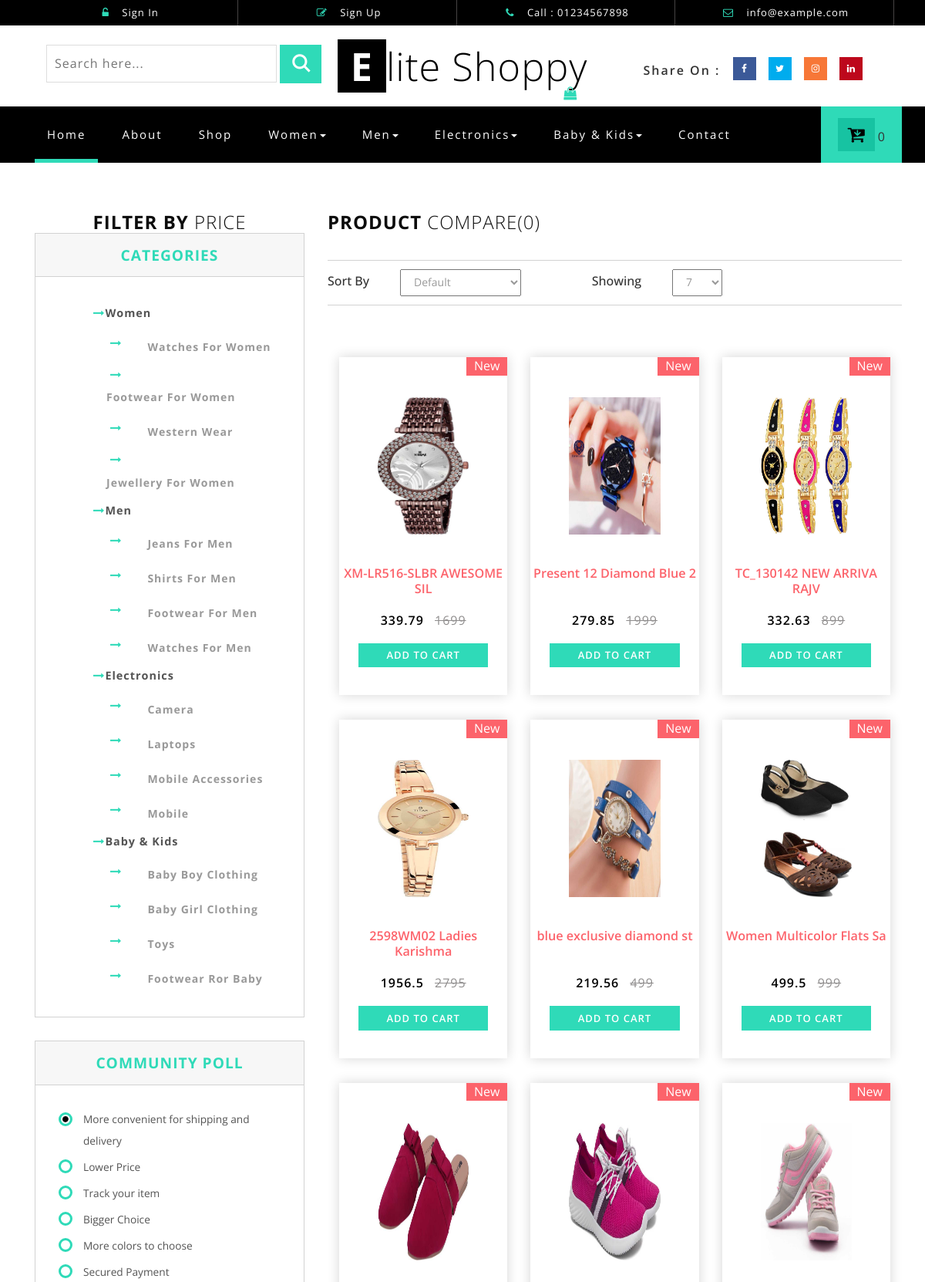
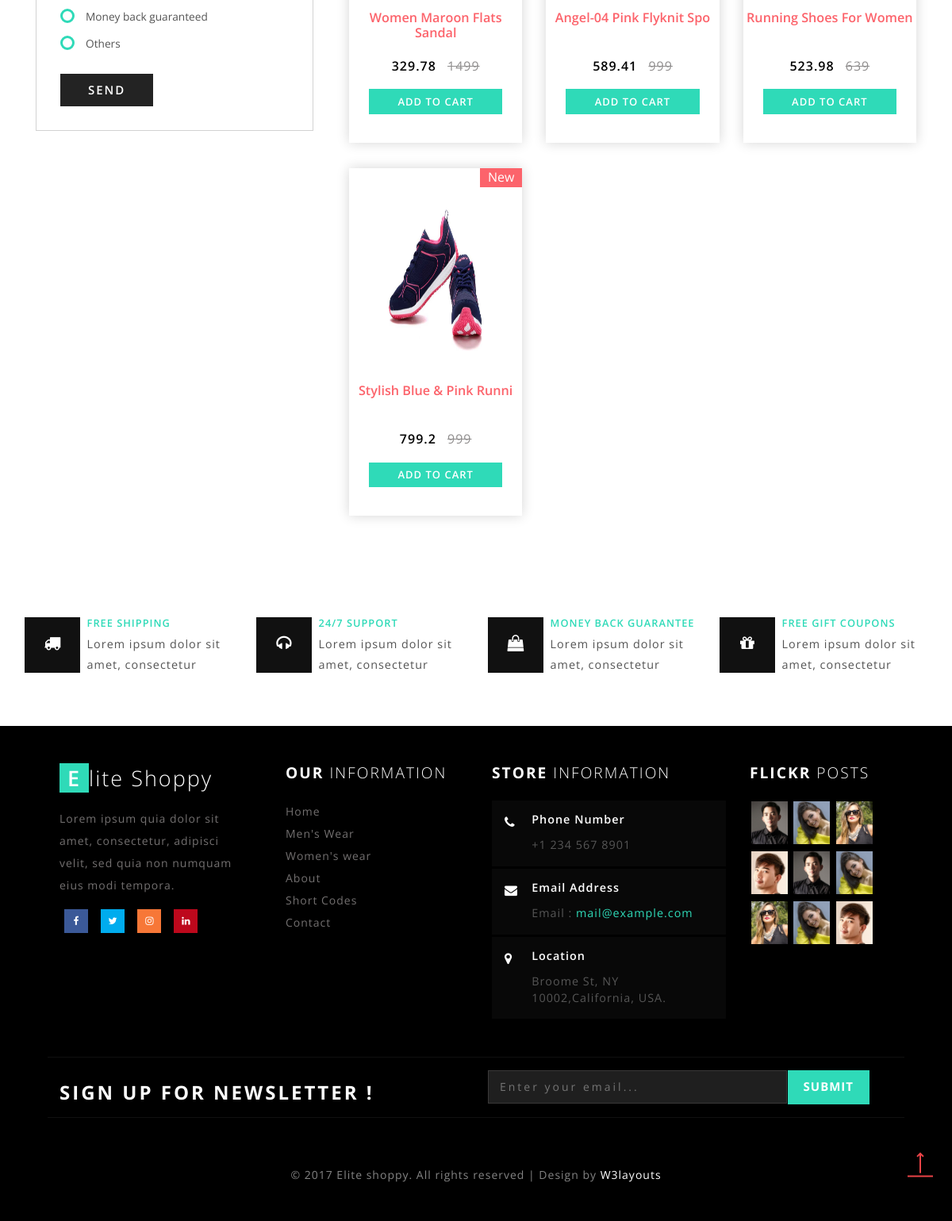
Screenshot of /index.php/welcome/search with the database file from the repository (2 pictures, top to bottom).
### tables this page shows
CREATE TABLE IF NOT EXISTS `category` (
  `cat_id` int(11) NOT NULL AUTO_INCREMENT,
  `name` varchar(20) NOT NULL,
  `image` text NOT NULL,
  PRIMARY KEY (`cat_id`)
);

CREATE TABLE IF NOT EXISTS `sub_category` (
  `sub_category_id` int(11) NOT NULL AUTO_INCREMENT,
  `cat_id` int(11) NOT NULL,
  `Name` varchar(25) NOT NULL,
  PRIMARY KEY (`sub_category_id`)
);

CREATE TABLE IF NOT EXISTS `product` (
  `product_id` int(11) NOT NULL AUTO_INCREMENT,
  `product_number` varchar(8) NOT NULL,
  `type_id` int(11) NOT NULL,
  `name` varchar(25) NOT NULL,
  `cat_id` int(11) NOT NULL,
  `subcat_id` int(11) NOT NULL,
  `image` text NOT NULL,
  `simage` text NOT NULL,
  `price` varchar(6) NOT NULL,
  `discount` varchar(6) NOT NULL,
  `discount_price` varchar(6) NOT NULL,
  `sell_price` varchar(6) NOT NULL,
  `stoke` varchar(6) NOT NULL,
  `description` text NOT NULL,
  `short_description` text NOT NULL,
  `date` date NOT NULL,
  PRIMARY KEY (`product_id`)
);

### application/controllers/Welcome.php (called while the page is built, shortened)
<?php
class Welcome extends CI_Controller {
		function search()
		{
			$data1=$_REQUEST['search'];
			$data['allsearchdata']=$this->dbheader->GetAllSearchData($data1);
		    $this->load->view('user/header');
			$this->load->view('user/search',$data);
			$this->load->view('user/footer');
		}
}

### index.php (called while the page is built, shortened)
<?php
require_once BASEPATH.'core/CodeIgniter.php';

### application/models/dbheader.php (called while the page is built, shortened)
<?php
class dbheader extends CI_Model
{
	function GetAllCatData()
	{
		$sql=$this->db->get('category');
		return $sql->result();
	}
	function getallcartdata($user)
	{
		$this->db->where('Email',$user);
		$sql=$this->db->get('cart');
		return $sql->num_rows();
	}
	function GetAllSearchData($data2)
	{
		$this->db->like('product_number',$data2);
		$this->db->or_like('name',$data2);
		$sql=$this->db->get('product');
		return $sql->result();
	}
}
?>

### application/models/user/dbproduct.php (called while the page is built, shortened)
<?php
class dbproduct extends CI_Model
{
	function Getallcatdata()
	{
		$sql=$this->db->get('category');
			return $sql->result();
	}
	function GetAllSubCat($id)
	{
		$sql=$this->db->query("select *from sub_category where cat_id='$id' ");
		return $sql->result();
	}
}
?>

### application/views/user/search.php (the view, shortened to what this page needs)
<!DOCTYPE html>
<html>
<head>
<link href="<?php echo base_url();?>css/user_css/bootstrap.css" rel="stylesheet" type="text/css" media="all" />
<link href="<?php echo base_url();?>css/user_css/style.css" rel="stylesheet" type="text/css" media="all" />
<link href="<?php echo base_url();?>css/user_css/font-awesome.css" rel="stylesheet">
<link href="<?php echo base_url();?>css/user_css/easy-responsive-tabs.css" rel='stylesheet' type='text/css'/>
</head>
<body>
	<div class="banner-bootom-w3-agileits">
	<div class="container">
		<div class="col-md-4 products-left">
			<div class="filter-price">
				<h3>Filter By <span>Price</span></h3>
			</div>
			<div class="css-treeview">
				<h4>Categories</h4>
				<ul class="tree-list-pad">
                <?php
				  $AllCatData=$this->dbproduct->Getallcatdata();
				  foreach($AllCatData as $row)
				  {
					  $GetSubCat=$this->dbproduct->GetAllSubCat($row->cat_id);
					  ?>
					<li><input type="checkbox" checked="checked" id="item-0" /><label for="item-0"><i class="fa fa-long-arrow-right" aria-hidden="true"></i><?php echo $row->name;?></label>
						<ul>
                        <?php
						  foreach($GetSubCat as $sub)
						  {
							  ?>
							<li><input type="checkbox" id="item-0-0" /><label for="item-0-0"><i class="fa fa-long-arrow-right" aria-hidden="true"></i><a href="<?php echo base_url();?>index.php/user/product/getcatsubcat/<?php echo $sub->cat_id;?>/<?php echo $sub->sub_category_id?>"><?php echo $sub->Name;?></a></label>
							</li>
							<?php
						  }
							?>
						</ul>
					</li>
					<?php
				  }
					?>
				</ul>
			</div>
			<div class="community-poll">
				<h4>Community Poll</h4>
				<div class="swit form">
					<form>
					<div class="check_box"> <div class="radio"> <label><input type="radio" name="radio" checked=""><i></i>More convenient for shipping and delivery</label> </div></div>
					<div class="check_box"> <div class="radio"> <label><input type="radio" name="radio"><i></i>Lower Price</label> </div></div>
					<div class="check_box"> <div class="radio"> <label><input type="radio" name="radio"><i></i>Track your item</label> </div></div>
					<div class="check_box"> <div class="radio"> <label><input type="radio" name="radio"><i></i>Bigger Choice</label> </div></div>
					<div class="check_box"> <div class="radio"> <label><input type="radio" name="radio"><i></i>More colors to choose</label> </div></div>
					<div class="check_box"> <div class="radio"> <label><input type="radio" name="radio"><i></i>Secured Payment</label> </div></div>
					<div class="check_box"> <div class="radio"> <label><input type="radio" name="radio"><i></i>Money back guaranteed</label> </div></div>
					<div class="check_box"> <div class="radio"> <label><input type="radio" name="radio"><i></i>Others</label> </div></div>
					<input type="submit" value="SEND">
					</form>
				</div>
			</div>
		</div>
		<div class="col-md-8 products-right">
			<h5>Product <span>Compare(0)</span></h5>
			<div class="sort-grid">
				<div class="sorting">
					<h6>Sort By</h6>
					<select id="country1" onchange="change_country(this.value)" class="frm-field required sect">
						<option value="null">Default</option>
					</select>
				</div>
				<div class="sorting">
					<h6>Showing</h6>
					<select id="country2" onchange="change_country(this.value)" class="frm-field required sect">
						<option value="null">7</option>
					</select>
					<div class="clearfix"></div>
				</div>
				<div class="clearfix"></div>
			</div>
                   <?php
				   if($allsearchdata)
				   {
foreach($allsearchdata as $row)
 {
?>
<div class="col-md-4 product-men">
								<div class="men-pro-item simpleCart_shelfItem">
									<div class="men-thumb-item">
										<img src="<?php echo base_url();?>upload_img/product/<?php echo $row->image;?>" alt="" class="pro-image-front" style="height:250px !important">
											<span class="product-new-top">New</span>
									</div>
									<div class="item-info-product ">
										<h4><a href="<?php echo base_url();?>index.php/user/product/pro_details/<?php echo $row->product_id;?>"><?php echo $row->name?></a></h4>
										<div class="info-product-price">
											<span class="item_price"><?php echo $row->sell_price ?></span>
											<del><?php echo $row->price ?></del>
										</div>
										<div class="snipcart-details top_brand_home_details item_add single-item hvr-outline-out button2">
															<form  method="post">
																<fieldset>
                    <input type="submit" name="submit" value="Add to cart" class="button" onclick="alert(your Item Successfully in cart)"/>
																</fieldset>
															</form>
														</div>
									</div>
								</div>
                                </div>
                                <?php
 }
				   }
				   else
				   {
					   echo "Data Not Found !!!";
				   }
 ?>
				<div class="clearfix"></div>
		</div>
		<div class="clearfix"></div>
	</div>
</div>
<div class="coupons">
		<div class="coupons-grids text-center">
			<div class="w3layouts_mail_grid">
				<div class="col-md-3 w3layouts_mail_grid_left">
					<div class="w3layouts_mail_grid_left1 hvr-radial-out">
						<i class="fa fa-truck" aria-hidden="true"></i>
					</div>
					<div class="w3layouts_mail_grid_left2">
						<h3>FREE SHIPPING</h3>
						<p>Lorem ipsum dolor sit amet, consectetur</p>
					</div>
				</div>
				<div class="col-md-3 w3layouts_mail_grid_left">
					<div class="w3layouts_mail_grid_left1 hvr-radial-out">
						<i class="fa fa-headphones" aria-hidden="true"></i>
					</div>
					<div class="w3layouts_mail_grid_left2">
						<h3>24/7 SUPPORT</h3>
						<p>Lorem ipsum dolor sit amet, consectetur</p>
					</div>
				</div>
				<div class="col-md-3 w3layouts_mail_grid_left">
					<div class="w3layouts_mail_grid_left1 hvr-radial-out">
						<i class="fa fa-shopping-bag" aria-hidden="true"></i>
					</div>
					<div class="w3layouts_mail_grid_left2">
						<h3>MONEY BACK GUARANTEE</h3>
						<p>Lorem ipsum dolor sit amet, consectetur</p>
					</div>
				</div>
					<div class="col-md-3 w3layouts_mail_grid_left">
					<div class="w3layouts_mail_grid_left1 hvr-radial-out">
						<i class="fa fa-gift" aria-hidden="true"></i>
					</div>
					<div class="w3layouts_mail_grid_left2">
						<h3>FREE GIFT COUPONS</h3>
						<p>Lorem ipsum dolor sit amet, consectetur</p>
					</div>
				</div>
				<div class="clearfix"> </div>
			</div>
		</div>
</div>
</body>
</html>

### application/views/user/header.php (shortened to what this page needs)
<!DOCTYPE html>
<html>
<head>
<link href="<?php echo base_url();?>css/user_css/bootstrap.css" rel="stylesheet" type="text/css" media="all" />
<link href="<?php echo base_url();?>css/user_css/style.css" rel="stylesheet" type="text/css" media="all" />
<link href="<?php echo base_url();?>css/user_css/font-awesome.css" rel="stylesheet">
<link href="<?php echo base_url();?>css/user_css/easy-responsive-tabs.css" rel='stylesheet' type='text/css'/>
</head>
<body>
<div class="header" id="home">
	<div class="container">
		<ul>
		 <?php
		     $login=$this->session->userdata('Email');
             if($login)
			 {
				 ?>
                   <li> <a href="#"><i class="fa fa-user" aria-hidden="true"></i> Welcome : <?php echo $login;?> </a></li>
                   <li> <a href="<?php echo base_url();?>index.php/user/login/logout"><i class="fa fa-unlock-alt" aria-hidden="true"></i> Logout </a></li>
                 <?php
			 }
			 else
			 {
				 ?>
            <li> <a href="#" data-toggle="modal" data-target="#myModal"><i class="fa fa-unlock-alt" aria-hidden="true"></i> Sign In </a></li>
			<li> <a href="#" data-toggle="modal" data-target="#myModal2"><i class="fa fa-pencil-square-o" aria-hidden="true"></i> Sign Up </a></li>
                  <?php
			 }
			 ?>
			<li><i class="fa fa-phone" aria-hidden="true"></i> Call : 01234567898</li>
			<li><i class="fa fa-envelope-o" aria-hidden="true"></i> <a href="mailto:info@example.com">info@example.com</a></li>
		</ul>
	</div>
</div>
<div class="header-bot">
	<div class="header-bot_inner_wthreeinfo_header_mid">
		<div class="col-md-4 header-middle">
			<form action="<?php echo base_url();?>index.php/welcome/search" method="post">
					<input type="search" name="search" placeholder="Search here..." required>
					<input type="submit" value=" ">
			</form>
		</div>
			<div class="col-md-4 logo_agile">
				<h1><a href="index.html"><span>E</span>lite Shoppy <i class="fa fa-shopping-bag top_logo_agile_bag" aria-hidden="true"></i></a></h1>
			</div>
		<div class="col-md-4 agileits-social top_content">
						<ul class="social-nav model-3d-0 footer-social w3_agile_social">
						                                   <li class="share">Share On : </li>
															<li><a href="#" class="facebook">
																  <div class="front"><i class="fa fa-facebook" aria-hidden="true"></i></div>
																  <div class="back"><i class="fa fa-facebook" aria-hidden="true"></i></div></a></li>
															<li><a href="#" class="twitter">
																  <div class="front"><i class="fa fa-twitter" aria-hidden="true"></i></div>
																  <div class="back"><i class="fa fa-twitter" aria-hidden="true"></i></div></a></li>
															<li><a href="#" class="instagram">
																  <div class="front"><i class="fa fa-instagram" aria-hidden="true"></i></div>
																  <div class="back"><i class="fa fa-instagram" aria-hidden="true"></i></div></a></li>
															<li><a href="#" class="pinterest">
																  <div class="front"><i class="fa fa-linkedin" aria-hidden="true"></i></div>
																  <div class="back"><i class="fa fa-linkedin" aria-hidden="true"></i></div></a></li>
														</ul>
		</div>
		<div class="clearfix"></div>
	</div>
</div>
<div class="ban-top">
	<div class="container">
		<div class="top_nav_left">
			<nav class="navbar navbar-default">
			  <div class="container-fluid">
				<div class="collapse navbar-collapse menu--shylock" id="bs-example-navbar-collapse-1">
				  <ul class="nav navbar-nav menu__list">
					<li class="active menu__item menu__item--current"><a class="menu__link" href="<?php echo base_url();?>">Home <span class="sr-only">(current)</span></a></li>
					<li class=" menu__item"><a class="menu__link" href="about.html">About</a></li>
                    <li class=" menu__item"><a class="menu__link" href="<?php echo base_url();?>index.php/user/product">Shop</a></li>
                 <?php
				   $AllCategory=$this->dbheader->GetAllCatData();
				   foreach($AllCategory as $cat)
				   {
				 ?>
					<li class="dropdown menu__item">
						<a href="#" class="dropdown-toggle menu__link" data-toggle="dropdown" role="button" aria-haspopup="true" aria-expanded="false"><?php echo $cat->name;?><span class="caret"></span></a>
					</li>
					  <?php
				   }
				   ?>
					<li class=" menu__item"><a class="menu__link" href="contact.html">Contact</a></li>
				  </ul>
				</div>
			  </div>
			</nav>
		</div>
		<div class="top_nav_right">
        <?php
		$login=$this->session->userdata('Email');
		$allcartdat=$this->dbheader->getallcartdata($login);
		?>
			<div class="wthreecartaits wthreecartaits2 cart cart box_1">
						<form  method="post" class="last">
                       <a href="<?php echo base_url();?>index.php/user/cart">
                        <button class="w3view-cart" type="button" name="submit" value=""><i class="fa fa-cart-arrow-down" aria-hidden="true"></i></button></a>
                        <span class badge><?php echo $allcartdat; ?></span>
					</form>
						</div>
		</div>
		<div class="clearfix"></div>
	</div>
</div>
</body>
</html>

### rows the page displays
category: name "Women"
category: name "Men"
category: name "Electronics"
category: name "Baby & Kids"
sub_category: Name "Watches For Women"
sub_category: Name "Footwear For Women"
sub_category: Name "Western Wear"
sub_category: Name "Jewellery For Women"
sub_category: Name "Jeans For Men"
sub_category: Name "Shirts For Men"
sub_category: Name "Footwear For Men"
sub_category: Name "Watches For Men"
sub_category: Name "Camera"
sub_category: Name "Laptops"
sub_category: Name "Mobile Accessories"
sub_category: Name "Mobile"
sub_category: Name "Baby Boy Clothing"
sub_category: Name "Baby Girl Clothing"
sub_category: Name "Toys"
sub_category: Name "Footwear Ror Baby"
product: image (picture), name "XM-LR516-SLBR AWESOME SIL", sell_price "339.79", price "1699"
product: image (picture), name "Present 12 Diamond Blue 2", sell_price "279.85", price "1999"
product: image (picture), name "TC_130142 NEW ARRIVA RAJV", sell_price "332.63", price "899"
product: image (picture), name "2598WM02 Ladies Karishma", sell_price "1956.5", price "2795"
product: image (picture), name "blue exclusive diamond st", sell_price "219.56", price "499"
product: image (picture), name "Women Multicolor Flats Sa", sell_price "499.5", price "999"
product: image (picture), name "Women Maroon Flats Sandal", sell_price "329.78", price "1499"
product: image (picture), name "Angel-04 Pink Flyknit Spo", sell_price "589.41", price "999"
product: image (picture), name "Running Shoes For Women", sell_price "523.98", price "639"
product: image (picture), name "Stylish Blue & Pink Runni", sell_price "799.2", price "999"

### other values shown
$allcartdat "0"
